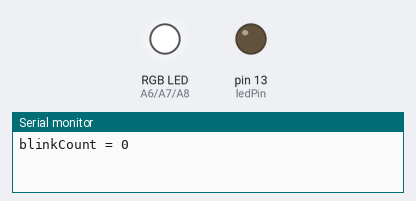
A sketch run on a simulated Teensy 4. On the bench: an RGB LED mixed from three pins (HIGH = lit), output pins drawn as LEDs (lit = HIGH), the last lines printed to the serial monitor.

Above: at 0.1 s.
At 10.71 s:
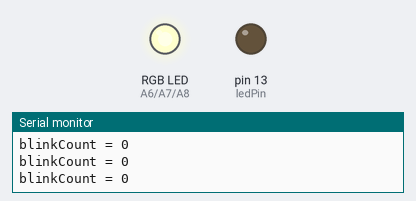
At 13.51 s:
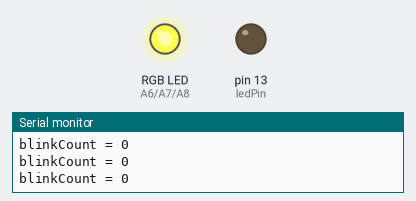
At 16.7 s:
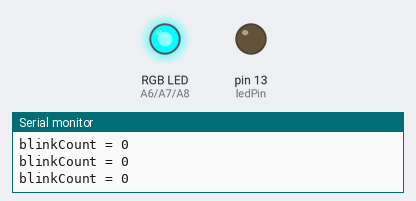
At 26.83 s:
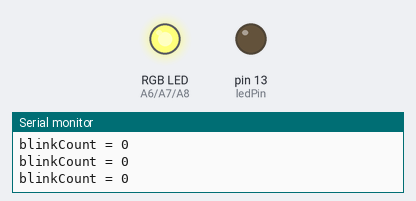
At 37.0 s:
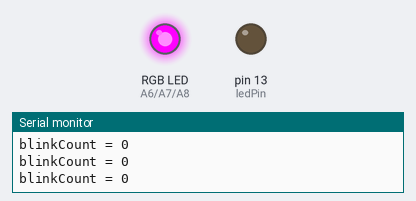
Timing chart, 0 to 40.0 s (numbered marks = the images above):
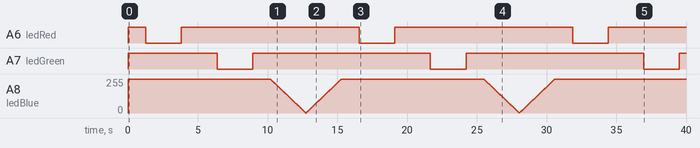

Measured:
- by itself, A6 (ledRed), A7 (ledGreen): repeats every 15.3 s: LOW 2.5 s, HIGH 12.8 s

The sketch:

PMWtimer.ino
```cpp
// Create an IntervalTimer object
IntervalTimer myTimer;

const int ledPin   = LED_BUILTIN;  // the pin with a LED
const int ledRed   = 20;
const int ledGreen = 21;
const int ledBlue  = 22;


void setup(void) {
  pinMode(ledPin, OUTPUT);
  pinMode(ledRed, OUTPUT);
  pinMode(ledGreen, OUTPUT);
  pinMode(ledBlue, OUTPUT);
  Serial.begin(9600);
  myTimer.begin(blinkLED, 10000);  // blinkLED to run every 1 seconds
}

// The interrupt will blink the LED, and keep
// track of how many times it has blinked.
int ledRState = 255;
int ledGState = 255;
int ledBState = 255;

//track the current led state
// 1 for R up, 2 for R down
// 3 for G up, 4 for G down
// 5 for B up, 6 for B down
int ledState = 1;

volatile unsigned long blinkCount = 0; // use volatile for shared variables

// functions called by IntervalTimer should be short, run as quickly as
// possible, and should avoid calling other functions if possible.
void blinkLED(void) {
  if (ledState == 1) {
    ledRState--;
    if (ledRState == 0){
      ledState++;
    }
  }
  else if (ledState == 2) {
    ledRState++;
    if (ledRState == 255){
      ledState++ ;
    }
  }
  else if (ledState == 3) {
    ledGState--;
    if (ledGState == 0){
      ledState++ ;
    }
  }
  else if (ledState == 4) {
    ledGState++;
    if (ledGState == 255){
      ledState++ ;
    }
  }
  else if (ledState == 5) {
    ledBState--;
    if (ledBState == 0){
      ledState++ ;
    }
  }
  else {
    ledBState++;
    if (ledBState == 255){
      ledState = 1 ;
    }
  }
  analogWrite(ledRed, ledRState);
  analogWrite(ledGreen, ledGState);
  analogWrite(ledBlue, ledBState);
}

// The main program will print the blink count
// to the Arduino Serial Monitor
void loop(void) {
  unsigned long blinkCopy;  // holds a copy of the blinkCount

  // to read a variable which the interrupt code writes, we
  // must temporarily disable interrupts, to be sure it will
  // not change while we are reading.  To minimize the time
  // with interrupts off, just quickly make a copy, and then
  // use the copy while allowing the interrupt to keep working.
  noInterrupts();
  blinkCopy = blinkCount;
  interrupts();

  Serial.print("blinkCount = ");
  Serial.println(blinkCopy);
  delay(100);
}
```
